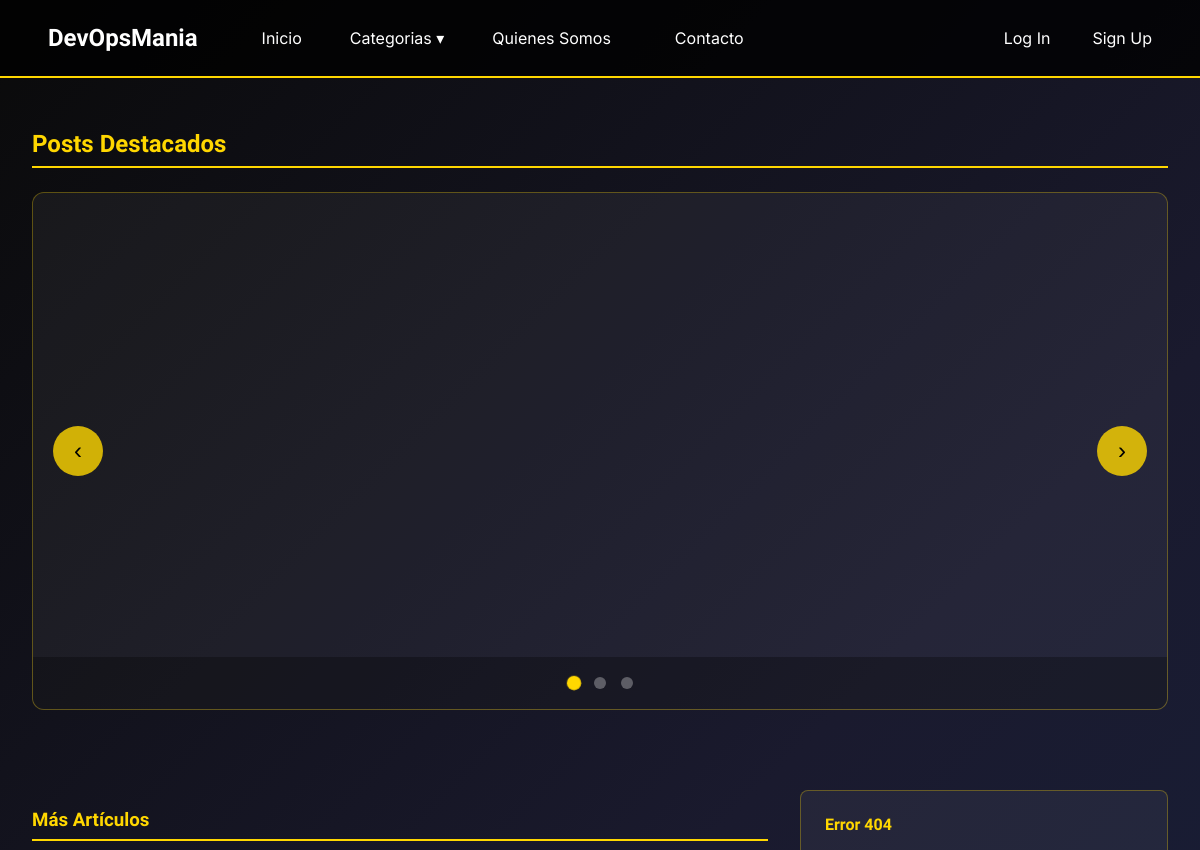
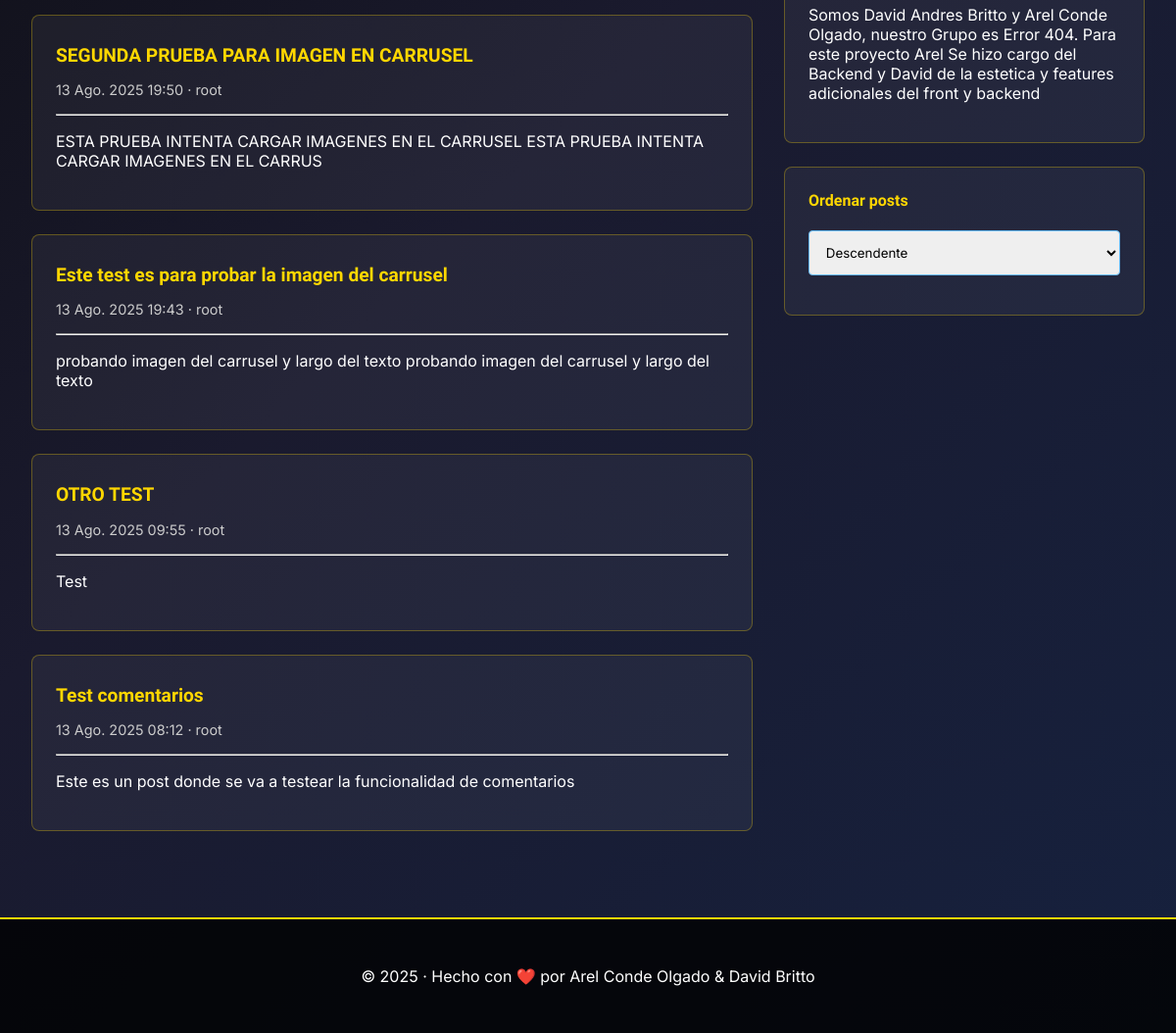
/, run on an earlier commit of the app's database (2 pictures, top to bottom).
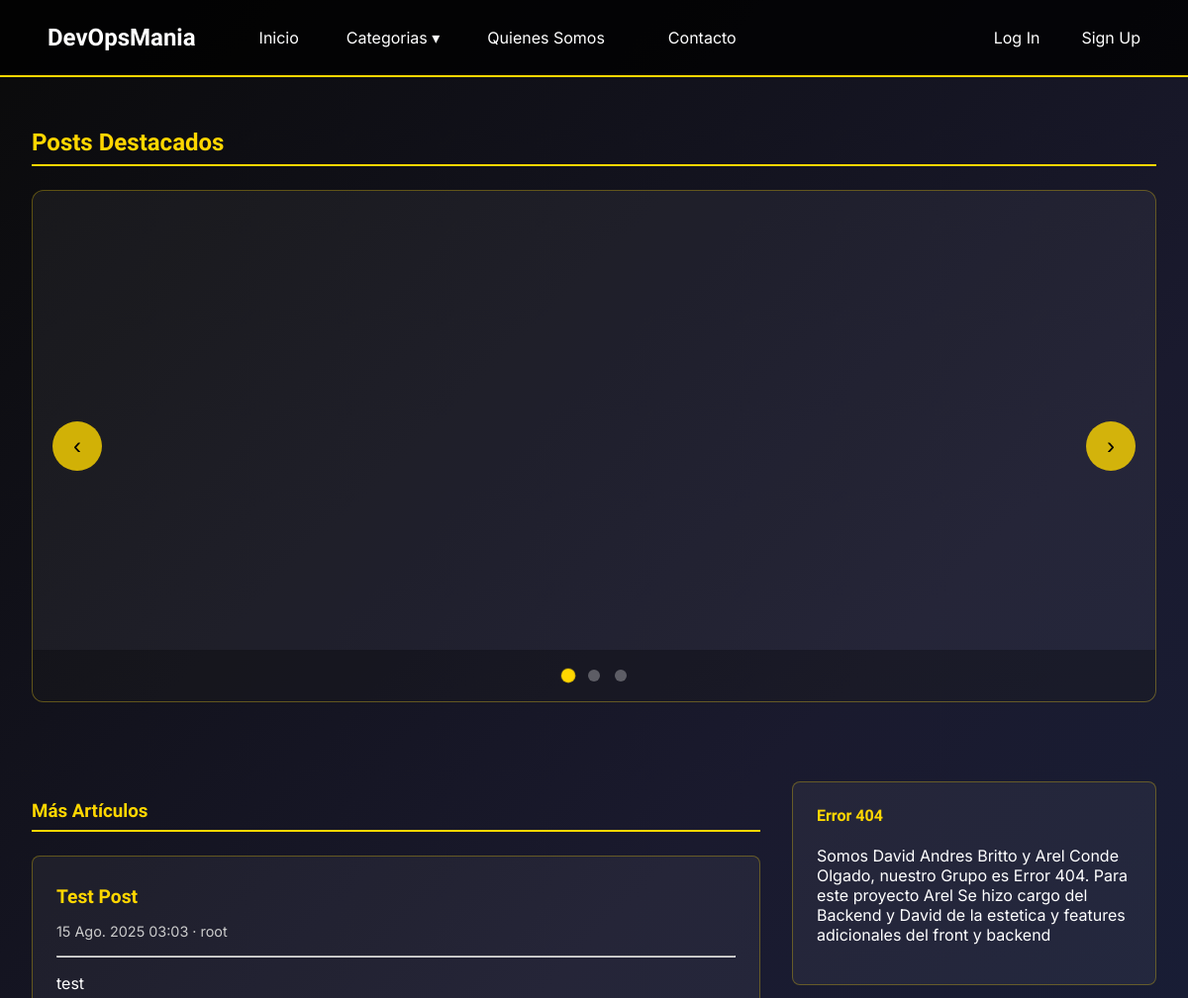
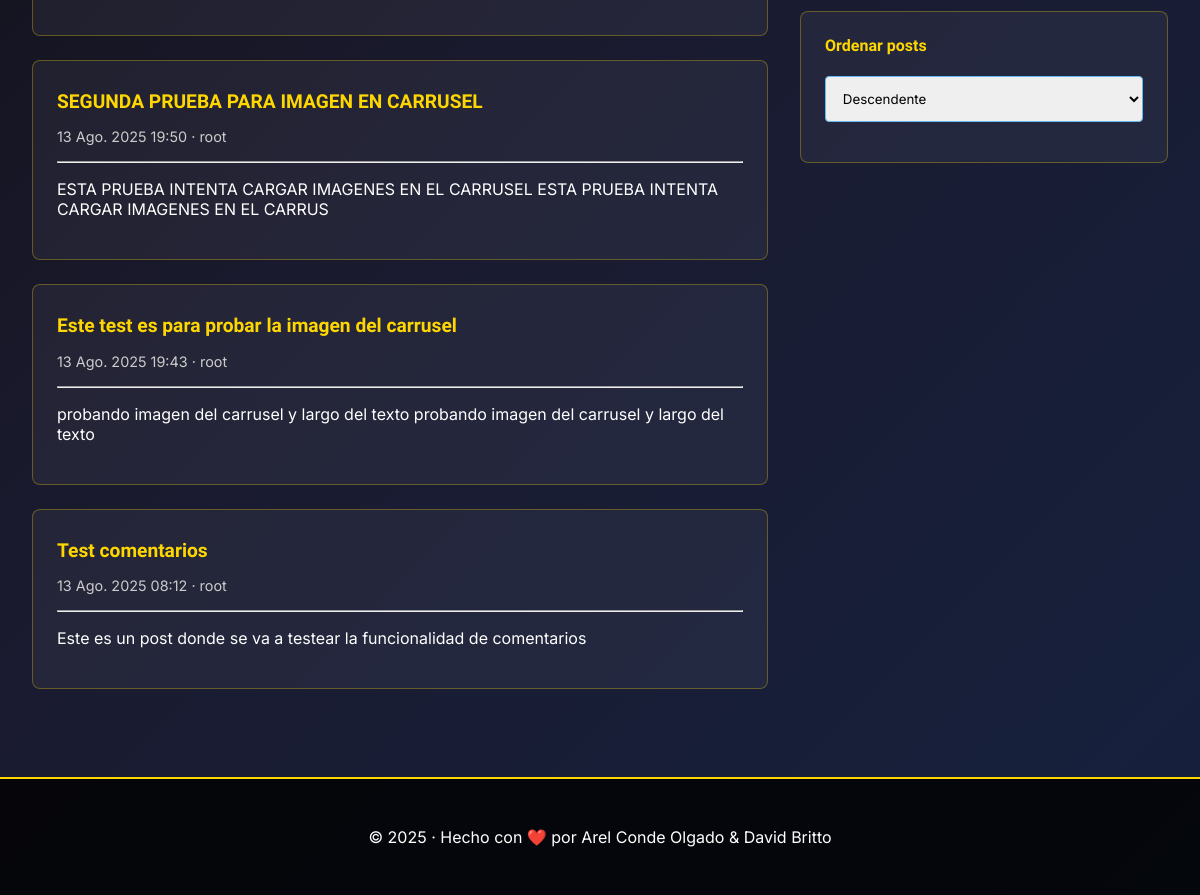
And on a later commit of the database (2 pictures, top to bottom).
### apps/posts/models.py (models this page shows, shortened)
class Post(models.Model):
    titulo = models.CharField(max_length=50, null=False)
    subtitulo = models.CharField(max_length=100, null=True, blank=True)
    fecha = models.DateTimeField(auto_now_add=True)
    texto = RichTextUploadingField()
    imagen = models.ImageField(upload_to='posts/', null=True, blank=True)
    categoria = models.ForeignKey(Categoria, on_delete=models.SET_NULL, null=True, default='Sin categoria')
    autor = models.ForeignKey(settings.AUTH_USER_MODEL, on_delete=models.SET_NULL, null=True)
    destacado = models.BooleanField(default=False)
    publicado = models.DateTimeField(default=timezone.now)
    likes = models.ManyToManyField(Usuario, related_name='blog_post')
    class Meta:
        ordering = ('-publicado',)

### apps/usuario/models.py (models this page shows)
class Usuario(AbstractUser):
    def es_colaborador(self):
        return self.groups.filter(name="Colaborador").exists()
    def __str__(self):
        return f'{self.last_name}, {self.first_name}'

### apps/posts/views.py (the view)
# urls.py: path('', index, name='index'),
def index(request):
    posts = Post.objects.all()
    categorias = Categoria.objects.all()
    destacado = Post.objects.filter(destacado=True)[:3]
    orden = request.GET.get('orden', 'desc')
    if orden == 'asc':
        posts = Post.objects.all().order_by('publicado')
    elif orden == 'desc':
        posts = Post.objects.all().order_by('-publicado')
    elif orden == 'az':
        posts = Post.objects.all().order_by('titulo')
    else:
        posts = Post.objects.all().order_by('-titulo')
    context = {
        'posts': posts,
        'categorias': categorias,
        'destacado': destacado,
        'orden': orden
    }
    return render (request, 'index.html', context=context)

### apps/posts/context_processors.py (called while the page is built)
def procesar_categorias(request):
    categorias = Categoria.objects.all()
    return {
        'categorias': categorias
    }

def urlcategorias(request):
    urlsplit = request.path.split('/')
    return {
        'urlcategorias' : urlsplit
    }

### apps/posts/templates/index.html (shortened to what this page needs)
{% extends 'base.html' %}
{% block content %}
<div class="home-page">
    {% include "destacado.html" %}
    <div class="main-content">
        <section class="articles">
            <h3 class="section-title">Más Artículos</h3>
            {% for post in posts %}
                <article class="blog-post">
                    <h2 class="blog-post-title">
                        <a href="{% url 'post_detail' post.id %}" class="post-link">
                            {{ post.titulo }}
                        </a>
                    </h2>
                    <p class="blog-post-meta">{{ post.publicado }} · {{ post.autor.username }}</p>
                    <hr>
                    <p>{{ post.subtitulo }}</p>
                </article>
            {% endfor %}
        </section>
        <aside class="sidebar">
            <div class="sidebar-box">
                <h4>Error 404</h4>
                <p>Somos David Andres Britto y Arel Conde Olgado, nuestro Grupo es Error 404. Para este proyecto Arel Se hizo cargo del Backend y David de la estetica y features adicionales del front y backend </p>
            </div>
            <div class="sidebar-box">
                <h4>Ordenar posts</h4>
                <form method="get">
                    <select name="orden" id="orden" onchange="this.form.submit()" class="form-select form-select-sm" aria-label="Small select example">
                        <option value="desc" {% if orden == "desc" %}selected{% endif %}>Descendente</option>
                    </select>
                </form>
            </div>
        </aside>
    </div>
</div>
{% endblock %}

### apps/posts/templates/base.html (shortened to what this page needs)
{% load static %}
<!DOCTYPE html>
<html lang="es-ar">
<head>
    <link rel="stylesheet" href="{% static 'css/style.css' %}">
</head>
<body>
    <div class="galactic-background">
        {% include "navbar.html" %}
        <main class="content">
            {% block content %}{% endblock %}
        </main>
        <footer>
            <p>© 2025 · Hecho con <span class="heart">❤️</span> por Arel Conde Olgado & David Britto </p>
        </footer>
    </div>
</body>
</html>

### apps/posts/templates/navbar.html (shortened to what this page needs)
<nav class="navbar">
  <div class="nav-left">
    <a href="{% url 'index' %}" class="brand">DevOpsMania</a>
    <a href="{% url 'index' %}">Inicio</a>
    <div class="dropdown">
      <span>Categorias</span>
    </div>
    <a href="{% url 'acerca_de' %}">Quienes Somos</a>
    <a href="{% url 'contactar' %}">Contacto</a>
  </div>
  <div class="nav-right">
    {% if user.is_authenticated %}
      <form method="post" action="{% url 'logout' %}">{% csrf_token %}
        <button type="submit">Log out</button>
      </form>
      {% if user.es_colaborador or user.is_superuser %}
        <button type="button" class="btn-create"><a href="{% url 'crear_post' %}">Crear post</a></button>
      {% endif %}
    {% else %}
      <a href="{% url 'login' %}">Log In</a>
      <a href="{% url 'signup' %}">Sign Up</a>
    {% endif %}
  </div>
</nav>

### apps/posts/templates/destacado.html (shortened to what this page needs)
<div class="featured-section">
    <h2 class="section-title">Posts Destacados</h2>
    <div class="carousel-container">
        <div class="carousel" id="featuredCarousel">
        </div>
        <button class="carousel-btn prev" onclick="prevSlide()">‹</button>
        <button class="carousel-btn next" onclick="nextSlide()">›</button>
        <div class="carousel-indicators">
            {% for post in destacado %}
                <span class="indicator {% if forloop.first %}active{% endif %}" onclick="currentSlide({{ forloop.counter }})"></span>
            {% endfor %}
        </div>
    </div>
</div>

### static/css/style.css (style rules this page uses)
body { margin: 0; padding: 0; font-family: 'Inter', sans-serif; background: #0a0a0a; color: #fff; }
.galactic-background { min-height: 100vh; background: linear-gradient(135deg, #0a0a0a 0%, #1a1a2e 50%, #16213e 100%); position: relative; display: flex; flex-direction: column; }
.navbar { display: flex; justify-content: space-between; align-items: center; padding: 1rem 2rem; background: rgba(0, 0, 0, 0.8); border-bottom: 2px solid #ffd700; }
.nav-left { display: flex; align-items: center; gap: 2rem; }
.brand { font-size: 1.5rem; font-weight: 700; color: #ffd700; text-decoration: none; font-family: 'Orbitron', sans-serif; }
.navbar a { color: #fff; text-decoration: none; padding: 0.5rem 1rem; border-radius: 4px; transition: all 0.3s; }
.dropdown { position: relative; cursor: pointer; }
.dropdown::after { content: "▾"; }
.nav-right { display:flex; gap: 10px; justify-content: center; align-items: center; }
.content { padding: 2rem; max-width: 1200px; margin: 0 auto; flex: 1; }
.home-page { display: flex; flex-direction: column; gap: 2rem; }
.main-content { display: grid; grid-template-columns: 2fr 1fr; gap: 2rem; }
.section-title { color: #ffd700; border-bottom: 2px solid #ffd700; padding-bottom: 0.5rem; margin-bottom: 1.5rem; font-family: 'Orbitron', sans-serif; }
.blog-post { background: rgba(255, 255, 255, 0.05); padding: 1.5rem; border-radius: 8px; margin-bottom: 1.5rem; border: 1px solid rgba(255, 215, 0, 0.3); }
.blog-post-title { margin: 0 0 0.5rem 0; }
.post-link { color: #ffd700; text-decoration: none; font-size: 1.2rem; font-family: 'Orbitron', sans-serif; font-weight: 600; }
.blog-post-meta { color: #ccc; font-size: 0.9rem; margin-bottom: 1rem; }
.sidebar { display: flex; flex-direction: column; gap: 1.5rem; }
.sidebar-box { background: rgba(255, 255, 255, 0.05); padding: 1.5rem; border-radius: 8px; border: 1px solid rgba(255, 215, 0, 0.3); }
.sidebar-box h4 { color: #ffd700; margin-top: 0; font-family: 'Orbitron', sans-serif; }
footer { text-align: center; padding: 2rem; background: rgba(0, 0, 0, 0.8); border-top: 2px solid #ffd700; margin-top: 2rem; }
.featured-section { margin-bottom: 3rem; }
.carousel-container { position: relative; max-width: 100%; margin: 0 auto; overflow: hidden; border-radius: 12px; background: rgba(255, 255, 255, 0.05); border: 1px solid rgba(255, 215, 0, 0.3); }
.carousel { display: flex; transition: transform 0.5s ease; }
.carousel-btn { position: absolute; top: 50%; transform: translateY(-50%); background: rgba(255, 215, 0, 0.8); color: #000; border: none; width: 50px; height: 50px; border-radius: 50%; font-size: 1.5rem; cursor: pointer; transition: all 0.3s; z-index: 10; }
.carousel-btn.prev { left: 20px; }
.carousel-btn.next { right: 20px; }
.carousel-indicators { text-align: center; padding: 1rem; background: rgba(0, 0, 0, 0.3); }
.indicator { display: inline-block; width: 12px; height: 12px; border-radius: 50%; background: rgba(255, 255, 255, 0.3); margin: 0 5px; cursor: pointer; transition: all 0.3s; }
.indicator.active { background: #ffd700; transform: scale(1.2); }
form input[type="text"], form textarea, form select { width: 100%; padding: 0.8rem; margin-bottom: 1rem; border: 1px solid #64b9f1; border-radius: 4px; font-family: inherit; }

What changed in the data, as far as the page shows it:
removed Post: titulo "OTRO TEST", publicado "13 Ago. 2025 09:55", autor.username "root", subtitulo "Test"
added Post: titulo "Test Post", publicado "15 Ago. 2025 03:03", autor.username "root", subtitulo "test", shown under "Más Artículos"
